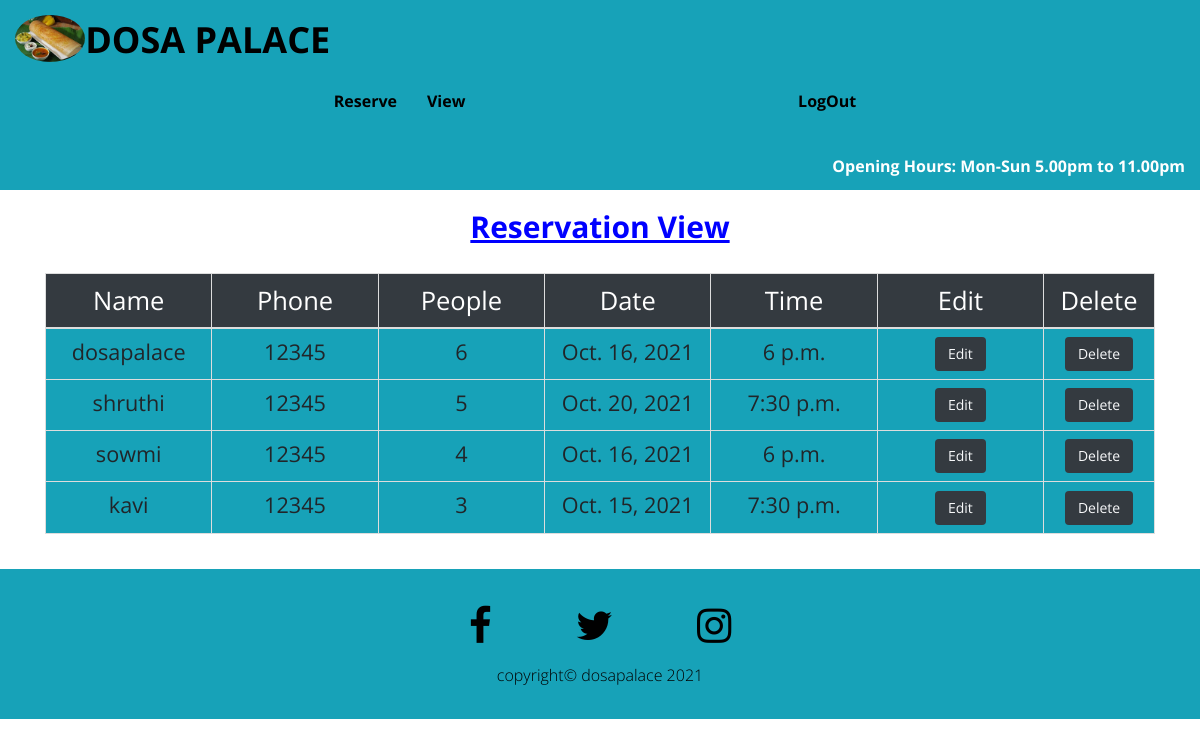
The app's page /view_reserve/ (signed in), older data.
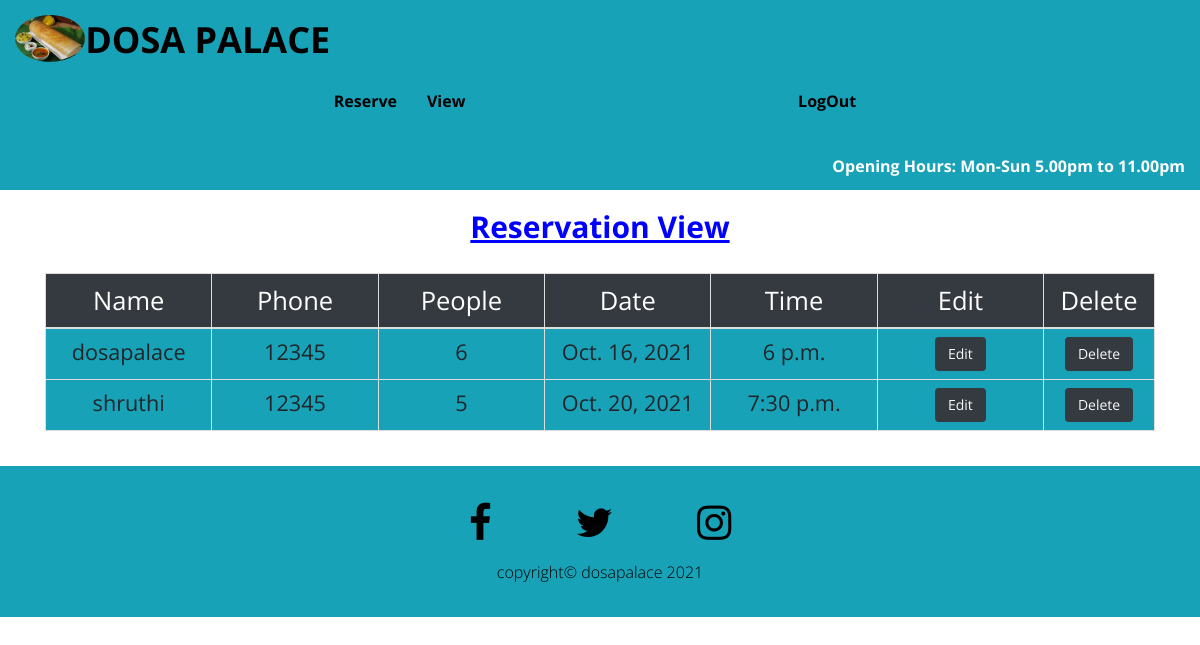
The same page, newer data.
### meals/models.py (models this page shows)
class Booking(models.Model):
    visitor_name = models.CharField(max_length=50)
    user_name = models.CharField(max_length=50)
    phone_number = models.IntegerField()
    no_of_people = models.IntegerField()
    date = models.DateField()
    time = models.TimeField()
    def __str__(self):
        return self.visitor_name

### meals/views.py (the view)
# urls.py: path('view_reserve/', views.view_reserve, name='view_reserve'),
def view_reserve(request):
    reserves = Booking.objects.all()
    context = {
        'reserves': reserves
        }
    print("reserves", reserves)
    return render(request, 'meals/view_reserve.html', context)

### meals/templates/meals/view_reserve.html (shortened to what this page needs)
{% extends "base_user.html" %}
{% load static %}
{% block content %}
<div class="container-fluid">
    <div class="text-center">
    <h2 class="contact-us">Reservation View</h2>
    <div class="row">
        {% if user.is_authenticated %}
    <table class="table table-bordered bg-info table-hover meal-table">
        <thead class="bg-dark text-white">
            <tr>
                <th class="col-8 small text-center">Name</th>
                <th class="col-8 small text-center">Phone</th>
                <th class="col-8 small text-center">People</th>
                <th class="col-8 small text-center">Date</th>
                <th class="col-8 small text-center">Time</th>
                <th class="col-8 small text-center">Edit</th>
                <th class="col-8 small text-center">Delete</th>
            </tr>
        </thead>
        <tbody>
            {% for meal in reserves %}
                {% if meal.user_name == user.username %}
            <tr class="col-8 small">
                <td class="col-8 small">
                    {{meal.visitor_name}}
                </td>
                <td class="col-8 small">
                    {{meal.phone_number}}
                </td>
                <td class="col-8 small">
                    {{meal.no_of_people}}
                </td>
                <td class="col-8 small">
                    {{meal.date}}
                </td>
                <td class="col-8 small">
                    {{meal.time}}
                </td>
                <td class="col-8 small">
                    <a href="/edit/{{ meal.id }}">
                    <button class="btn btn-dark text-light small">Edit</button>
                    </a>
                </td>
                <td class="col-8 small">
                    <a href="/delete/{{ meal.id }}">
                    <button class="btn btn-dark text-light small" onclick="return check()">Delete</button>
                    </a>
                </td>
            </tr>
        {% endif %}
            {% endfor %}
        </tbody>
    </table>
    {% endif %}
    </div>
    </div>
    </div>
    </div>
{% endblock %}

### templates/base_user.html (shortened to what this page needs)
{% load static %}
<!DOCTYPE html>
<html lang="en">
<head>
  <link rel="stylesheet" href="https://maxcdn.bootstrapcdn.com/bootstrap/4.2.1/css/bootstrap.min.css" type="text/css" />
  <link rel="stylesheet" href="https://maxcdn.bootstrapcdn.com/font-awesome/4.7.0/css/font-awesome.min.css" type="text/css"/>
  <link rel="stylesheet" href="https://maxcdn.bootstrapcdn.com/bootstrap/3.4.1/css/bootstrap.min.css">
  <link rel="stylesheet" href="{% static 'css/style.css' %}">
</head>
<body>
    <div class="container-fluid bg-info text-dark">
        <div class="header">
          <img src="{% static 'images/img-1.jpg' %}" class="logo" alt="logo">
        <h1 class="text-uppercase">
        <a href="{% url 'home'%}">Dosa Palace</a></h1>
      </div>
    <nav class="nav navbar">
        <ul class="nav navbar-nav navbar-expand-lg">
            <li><a href="{% url 'add_reserve' %}">Reserve</a></li>
            <li><a href="{% url 'view_reserve' %}" >View</a></li>
        </ul>
        <ul class="nav navbar-nav navbar-expand-lg">
          {% if user.is_authenticated %}
          <li><a href="{% url 'account_logout' %}">LogOut</a></li>
          {% else %}
          <li><a href="{% url 'account_signup' %}">SignUp</a></li>
          <li><a href="{% url 'account_login' %}">LogIn</a></li>
          {% endif %}
          </ul>
    </nav>
    <p class="text-white text-right open-hour"><b>Opening Hours: Mon-Sun 5.00pm to 11.00pm</b></p>
    </div>
    <div class="container">
        {% block content %}
        {% endblock %}
    <footer class="footer bg-info">
      <div class="container text-center">
        <a href="https://facebook.com" target="-blank" rel="noopener"
        aria-label="visit our facebook page(open in a new tab"><i class="fa fa-facebook"></i></a>
        <a href="https://twitter.com" target="-blank" rel="noopener"
        aria-label="visit our twitter page(open in a new tab"><i class="fa fa-twitter"></i></a>
        <a href="https://instagram.com" target="-blank" rel="noopener"
        aria-label="visit our instagram page(open in a new tab"><i class="fa fa-instagram"></i></a>
        <p> copyright&copy; dosapalace 2021</p>
      </div>
    </footer>
</body>
</html>

### static/css/style.css (style rules this page uses)
html { overflow-x: hidden; }
body { background-color: #fff; font-family: "Open Sans", cursive; font-size: 16px; line-height: 1.8; font-weight: 300; color: #000; }
.header { display: flex; }
.logo { width: 6%; height: 6%; border-radius: 50%; margin-top: 15px; }
ul, li, a { text-decoration: none; color: #000; font-weight: bold; }
.footer { background-color: #e0f0f5; padding: 20px 0; margin-top: 15px; }
.footer a { color: #000; font-size: 40px; padding: 20px 40px; transition: all .5s ease; }
.table { font-size: 30px; }
.contact-us { margin-bottom: 30px; text-decoration: underline; color: blue; font-weight: bold; }
.col-8 { width: 15%; }

Row changes from the older to the newer data that the page shows:
removed Booking: visitor_name "sowmi", phone_number "12345", no_of_people "4", date "Oct. 16, 2021", time "6 p.m."
removed Booking: visitor_name "kavi", phone_number "12345", no_of_people "3", date "Oct. 15, 2021", time "7:30 p.m."
